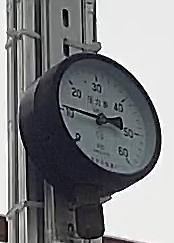
//> input picture work_20190321/source_pic/target_0.bmp, 174 x 243 px
$ ./machine_vision_process_v6_Liunx   (built with g++ and OpenCV 4)
//> lines starting //> are read from the running program, lines starting //| are printed output that depends on the picture; after the words box and inside, x2 and y2 are one past the last pixel; in counts of white or black regions, pixels touching at a corner belong together; pictures that were not available may be replaced by others from this repository, and a replacement may not be noted
//> in AdjustAngle, temp_Img is the input picture: 243 rows x 174 cols, CV_8UC3; mean B, G, R 131, 128.9, 127.3
### work_20190321/v1/machine_vision_process_v6_Liunx.h
#ifndef INCLUDE_H
#define INCLUDE_H
#pragma once

#include <opencv2/opencv.hpp>
#include <opencv2/xfeatures2d.hpp>

using namespace std;
using namespace cv;
using namespace cv::xfeatures2d;

// 云台、相机参数输入
typedef struct ptz_camera_in
{
	int zoom0;                 //第1步放大及调焦值
	int focus0;
	int zoom1;                 //第2步放大及调焦值
	int focus1;
	int zoom2;                 //第3步放大及调焦值
	int focus2;
	float H1;                  //第1步云台水平角度
	float V1;                  //云台垂直角度
	float deltaH1;             //第2步云台水平角度 = H1 + deltaH1
	float deltaV1;             //第2步云台垂直角度 = V1 + deltaV1
	float deltaH2;             //第3步云台水平角度 = H1 + deltaH2
	float deltaV2;             //第3步云台垂直角度 = V1 + deltaV2
} ptz_camera_i;

// 云台、相机参数输出
typedef struct ptz_camera_out
{
	int zoom;        //相机变倍值
	int focus;	     //相机聚焦值
	float H;	     //云台水平角度
	float V;	     //云台垂直角度

	// 区域聚焦
	int x1; //左上角点横坐标
	int y1; //左上角点纵坐标
	int x2; //右下角点横坐标
	int y2; //右下角点纵坐标
	int RegionFocus_En; //区域聚焦使能位

	// 以下参数未使用到
	char WDR;	             //相机宽动态功能   0-不启用，1-启用，2-自动
	char WDRLevel1;          //宽动态等级，0-F
	char BackLight;		     //相机背光补偿功能，0-off，1-UP，2-DOWN，3-LEFT，4-RIGHT，5-MIDDLE，6-自定义，10-开，11-自动，12-多区域背光补偿
	int iris;	             //相机光圈值
	int shutter;	         //相机快门值
	char ExposureMode;       //相机曝光模式，0-手动模式，1-自动曝光，2-光圈优先，3-快门优先，4-增益优先
	string ImagePath;        //相机拍照保存的路径
} ptz_camera_o;

//结果输出
typedef struct roiResult
{
	int Category;      //识别区域类型
	int Roi_num;       //识别区域数目
	float Value[2];    //识别区域数值
	int Status[50];    //识别区域状态(0或1)
	int Float0_int1;   //读数类型
}roiResult_s;


// 脱机算法纠偏函数
//[in]szScriptPath:脚本路径
//[in]szPicPath : 图片路径
//[in]Zoom : 第一步相机倍率
//[in|out]pX : 水平方向偏差值
//[in|out]pY : 垂直方向偏差值
// 返回值
// 成功 0
// 失败 -1
int AdjustAngle( char *szScriptPath, char *szPicPath, int Zoom, float *pX, float *pY);


// 功能描述：脱机识别算法接口
// 参数描述：szScriptPath:脚本路径
//           szPicPath: 图片路径
//           bestImg_Path 结果图路径
//           Step 步数次数
//           ptz_camera_i 云台、相机参数输入结构体
//           ptz_camera_o 云台、相机参数输出结构体
//           roiResult_s  结果值输出
// 返回值： -1或0或1 （-1识别失败，0再次进入算法 1识别成功）
int machine_vision_process_v6_Liunx( char* temp_Path, char* srcImg_Data, char* bestImg_Path, int Step,
	ptz_camera_i*Ptz_Camera_i, ptz_camera_o*Ptz_Camera_o, roiResult_s*results);


#endif

### work_20190321/v1/machine_vision_process_v6_Liunx.cpp
#include"machine_vision_process_v6_Liunx.h"


typedef struct Match {
	bool Successflag;
	Mat match_H;
	Mat drawImg;
	vector<Point2f> objPoints;
}Matches;


//倍率对应水平视角列表
float fHorizonTable[33] = { 30.1, 28.6, 27.2, 25.9, 24.75, 23.44, 22.3, 21.13, 19.95, 18.95, 17.94, 16.91, 15.88, 14.83, 13.88, 12.82,
11.96, 11.1, 10.23, 9.36, 8.48, 7.82, 7.05, 6.38, 5.71, 5.16, 4.6, 4.04, 3.59, 3.26, 2.81, 2.36, 1.85 };

/**************************************************************************
*  函数名称: Pshitf_angle
*  函数说明：计算云台角度与倍率关系
*  创 建 者：玉正英
*  返 回 值: 无
*  参    数: 倍率,水平偏差,垂直偏差,水平角度，垂直角度
**************************************************************************/
void Pshitf_angle(int nZoom, int offest_X, int offest_Y, float &Pshift_H, float &Pshift_V)
{
	nZoom = nZoom < 0 ? 0 : nZoom;
	nZoom = nZoom > 0x4000 ? 0x4000 : nZoom;  //16384

	double nZoomIndex = nZoom / 512.0;
	double dAngleH;
	if (nZoomIndex >= 32)
	{
		dAngleH = fHorizonTable[32];
	}
	else
	{
		int leftIndex = int(nZoomIndex);
		int rightIndex = int(nZoomIndex) + 1;
		dAngleH = fHorizonTable[leftIndex] + (nZoomIndex - int(nZoomIndex))*(fHorizonTable[rightIndex] - fHorizonTable[leftIndex]);
	}
	//cout << "dAngleH = " << dAngleH << endl;

	//水平方向的纠偏角度
	float Ave_angleH = dAngleH / 960;
	Pshift_H = Ave_angleH * offest_X; //水平方向纠偏角度
									  //Anlgle_H/960：水平方向每个像素所占的角度值
									  //cout << "Pshift_H = "<< Pshift_H << endl;

									  // fVerticalHorizonRatio：宽高比 1080 除 1920 = 0.5625
	double dAngleV = (dAngleH * 0.5625);
	//cout << "dAngleV = " << dAngleV << endl;

	//垂直方向的纠偏角度
	float Ave_angleV = dAngleV / 540;
	Pshift_V = Ave_angleV * offest_Y;  //垂直方向纠偏角度
									   //Anlgle_V/540：垂直方向每个像素所占的角度值
									   //cout << "Pshift_V = "<< Pshift_V << endl;
}


//获取原始位置中心
Point Get_OrigionPos_center(Mat temp_Img, Mat src_Img)
{
	int resultImg_cols = src_Img.cols - temp_Img.cols + 1;
//> resultImg_cols = 1
	int resultImg_rows = src_Img.rows - temp_Img.rows + 1;
//> resultImg_rows = 1
	Mat resultImg;
	double minValue, maxValue;
	Point minLoc, maxLoc;
	resultImg = Mat::zeros(resultImg_cols, resultImg_rows, CV_32FC1);   //初始化；
//> resultImg = [0]
	matchTemplate(src_Img, temp_Img, resultImg, TM_CCOEFF_NORMED);
//> resultImg = [1]
	minMaxLoc(resultImg, &minValue, &maxValue, &minLoc, &maxLoc);
//> minValue = 1; maxValue = 1; minLoc = Point(0, 0); maxLoc = Point(0, 0)

	//识别区域坐标
	Point matchCenter;
	matchCenter.x = maxLoc.x + temp_Img.cols / 2;
//> matchCenter = Point(87, 0)
	matchCenter.y = maxLoc.y + temp_Img.rows / 2;
//> matchCenter = Point(87, 121)
	rectangle(src_Img, Point(maxLoc.x, maxLoc.y), Point(maxLoc.x + temp_Img.cols, maxLoc.y + temp_Img.rows), Scalar(0, 255, 0), 2);
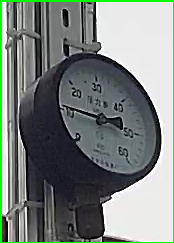
//> src_Img: 243 rows x 174 cols, CV_8UC3; 2.94% of pixels changed, all inside (x1, y1, x2, y2) = (0, 0, 174, 243)

	/*imshow("matchTemplate", src_Img);*/
	return matchCenter;
}


/**************************************************************************
*  函数名称: featureMatch
*  函数说明：match_Feedback子函数 图像匹配 获取单应矩阵
*  创 建 者：玉正英
*  修改日期: 7月9日
*  返 回 值: H矩阵,显示图像,是否匹配成功flag
*  参    数: 目标图,场景图,Hessian值,H矩阵,显示图像,是否匹配成功flag
**************************************************************************/
Matches featureMatch(Mat objectImg, Mat sceneImg, int Hessian, Matches matches)
{
	Matches Match = matches;
	//关键点检测
	Ptr<SurfFeatureDetector> detector = SurfFeatureDetector::create(100);
	vector<KeyPoint> keypoints_object, keypoints_scene;
	detector->detect(objectImg, keypoints_object);
	detector->detect(sceneImg, keypoints_scene);

	if (keypoints_scene.size()<10 || keypoints_object.size()<10)
	{
		Match.Successflag = false;
		return Match;
	}

	// [10 lines of commented-out code are left out]
	Mat descriptors_object, descriptors_scene;
	detector->detectAndCompute(objectImg, Mat(), keypoints_object, descriptors_object);
	detector->detectAndCompute(sceneImg, Mat(), keypoints_scene, descriptors_scene);
	/*cout << "keypoint_object size:" << keypoints_object.size() << endl;
	cout << "keypoints_scene size:" << keypoints_scene.size() << endl;*/

	//使用FLANN匹配算子进行匹配
	FlannBasedMatcher matcher;
	vector<DMatch> mach;
	matcher.match(descriptors_object, descriptors_scene, mach);;

	//计算出关键点之间距离的最大值和最小值
	double Max_dist = 0.0;
	double Min_dist = 100000.0;
	for (int i = 0; i < descriptors_object.rows; i++)
	{
		double dist = mach[i].distance;
		if (dist < Min_dist)Min_dist = dist;
		if (dist > Max_dist)Max_dist = dist;
	}

	int Min_dist_times = 2;         //最小距离倍数（初始化为2）
	int Angle_filter_number = 0;    //记录距离过滤后点对数目
	int Distance_filter_number = 0; //记录距离过滤后点对数目
	while (Min_dist_times <= 5)
	{
		//计算出关键点之间距离的最大值和最小值
		vector<DMatch>good_matches;
		for (int i = 0; i < descriptors_object.rows; i++)
		{
			if (mach[i].distance < Min_dist_times * Min_dist)
				good_matches.push_back(mach[i]);
		}
		Mat img_maches;
		drawMatches(objectImg, keypoints_object, sceneImg, keypoints_scene, good_matches, img_maches);
		/*cout << " good_matches :" << good_matches.size() <<endl;*/
		/*imshow("img_maches",img_maches);
		waitKey(0);*/

		//计算匹配点对的角度和距离
		vector<int> Keypoints_angle;
		vector<int> Keypoints_distance;
		for (unsigned int i = 0; i < good_matches.size(); i++)
		{
			Keypoints_angle.push_back(atan((keypoints_object[good_matches[i].queryIdx].pt.y - keypoints_scene[good_matches[i].trainIdx].pt.y)
				/ (keypoints_object[good_matches[i].queryIdx].pt.x - keypoints_scene[good_matches[i].trainIdx].pt.x)) * 180 / CV_PI + 0.5);

			Keypoints_distance.push_back(sqrt(pow(abs(keypoints_object[good_matches[i].queryIdx].pt.y - keypoints_scene[good_matches[i].trainIdx].pt.y), 2)
				+ pow(abs(keypoints_object[good_matches[i].queryIdx].pt.x - keypoints_scene[good_matches[i].trainIdx].pt.x), 2)) + 0.5);
		}
		/*imshow("img_maches", img_maches);
		waitKey(0);*/
		//备份（防止重新排序之后index值会打乱）
		vector<int> Keypoints_angle_colne = Keypoints_angle;
		vector<int> Keypoints_distance_colne = Keypoints_distance;

		//找出元素相等最多的角度值和数目
		sort(Keypoints_angle.begin(), Keypoints_angle.end());
		int value_angle = 0;
		int value_angle_pre = 0;
		int angle_value = 0;
		int count_angle = 0;
		int min_value = 0;
		for (int i = 0; i < Keypoints_angle.size(); i++)
		{
			value_angle = Keypoints_angle[i];
			//cout << "value_angle = " << value_angle << endl;
			if (value_angle == value_angle_pre)
			{
				count_angle++;
				if (count_angle > min_value)
				{
					min_value = count_angle;
					angle_value = Keypoints_angle[i];
				}
			}
			else {
				count_angle = 0;
			}
			value_angle_pre = value_angle;
		}

		// [7 lines of commented-out code are left out]

		//cout<<"/******************************************/"<<endl;
		//cout << "angle_value = " << angle_value << endl;

		//角度过滤后比配点
		Angle_filter_number = 0;
		int angle_thresh = 2;  //角度范围值
		vector<int>good_Keypoints_distance;
		vector<int>good_Keypoints_index;
		for (unsigned int i = 0; i < good_matches.size(); i++)
		{
			if ((Keypoints_angle_colne[i] >(angle_value - angle_thresh)) &&
				(Keypoints_angle_colne[i] < (angle_value + angle_thresh))) //选出角度相等对应的距离
			{
				good_Keypoints_distance.push_back(Keypoints_distance_colne[i]);
				Angle_filter_number++;
				good_Keypoints_index.push_back(i);
				//cout << "it_angle"<<i<<":"<< Keypoints_angle_colne[i] <<endl;
				//cout << "Keypoints_distance_colne:" << Keypoints_distance_colne[i] << endl;
			}
		}
		if (Angle_filter_number < 12)
		{
			Min_dist_times++;
			Match.Successflag = false;
			continue;
		}
		//cout << "Angle_filter_number: " << Angle_filter_number <<endl;

		//求余取整
		sort(good_Keypoints_distance.begin(), good_Keypoints_distance.end());
		vector<int>good_Keypoints_distance_int;
		for (int i = 0; i < good_Keypoints_distance.size(); i++)
		{
			//cout << "good_Keypoints_distance : " << good_Keypoints_distance[i] << endl;
			good_Keypoints_distance_int.push_back(int(good_Keypoints_distance[i] / 10) * 10);
		}
		//筛选的距离进行大小排序
		sort(good_Keypoints_distance_int.begin(), good_Keypoints_distance_int.end());
		// [6 lines of commented-out code are left out]
		int value_distance = 0;
		int value_distance_pre = 0;
		int distance_value = 0;
		int count_distance = 0;
		int min_distance_value = 0;
		int distanceIndex = 0;
		for (int i = 0; i < good_Keypoints_distance_int.size(); i++)
		{
			value_distance = good_Keypoints_distance_int[i];
			//cout << "value_distance = " << value_distance << endl;
			if (value_distance == value_distance_pre)
			{
				count_distance++;
				if (count_distance > min_distance_value)
				{
					min_distance_value = count_distance;
					distance_value = good_Keypoints_distance_int[i];
					distanceIndex = i;
				}
			}
			else {
				count_distance = 0;
			}
			value_distance_pre = value_distance;
		}

		//选出距离相等数目最多的中间值
		int middle_distance = good_Keypoints_distance[distanceIndex - (min_distance_value / 2.0)];
		// [13 lines of commented-out code are left out]
		int distance_thresh = 18;   //距离范围值
		vector<Point2f> obj;
		vector<Point2f> scene;
		vector<DMatch> best_matches;
		Distance_filter_number = 0;
		for (unsigned int i = 0; i < good_Keypoints_index.size(); i++)
		{
			if ((Keypoints_distance_colne[good_Keypoints_index[i]] >(middle_distance - distance_thresh)) &&
				(Keypoints_distance_colne[good_Keypoints_index[i]] < (middle_distance + distance_thresh)))
			{
				//cout << "it_diatance"<<Distance_filter_number<<":"<< Keypoints_distance_colne[good_Keypoints_index[i]] << endl;
				obj.push_back(keypoints_object[good_matches[good_Keypoints_index[i]].queryIdx].pt);
				scene.push_back(keypoints_scene[good_matches[good_Keypoints_index[i]].trainIdx].pt);
				best_matches.push_back(good_matches[good_Keypoints_index[i]]);
				Distance_filter_number++;
				/*cout << "Keypoints_distance_colne:" << Keypoints_distance_colne[i] << endl;*/
			}
		}
		Match.objPoints = obj;
		//cout << "Distance_filter_number: " << Distance_filter_number <<endl;

		//计算场景图特征点相同点数（如果形同点数相同过多图像匹配不上）
		int maxCnt = 1;
		for (int i = 0; i < scene.size(); i++) {
			int cnt = count(scene.begin(), scene.end(), scene[i]);
			if (cnt > maxCnt) {
				maxCnt = cnt;
			}
		}
		/*cout << "maxCnt : " << maxCnt << endl;*/
		int samePoint_scale = scene.size() / maxCnt;
		/*cout << "Same Point:" << samePoint_scale << endl;*/
		//小于12对特征点返回
		if (Distance_filter_number < 10 || samePoint_scale < 3)
		{
			Min_dist_times++;
			Match.Successflag = false;
			continue;
		}
		else
		{
			Match.Successflag = true;
			Match.match_H = findHomography(obj, scene, RANSAC);
			drawMatches(objectImg, keypoints_object, sceneImg, keypoints_scene, best_matches, Match.drawImg,
				Scalar::all(-1), Scalar::all(-1), vector<char>(), DrawMatchesFlags::NOT_DRAW_SINGLE_POINTS);
			break;
		}
	}
	// [5 lines of commented-out code are left out]
	return Match;
}

/**************************************************************************
*  函数名称: match_Feedback
*  函数说明：获取匹配中心
*  创 建 者：玉正英
*  返 回 值: 匹配成功返回1,否则返回-1
*  参    数: 目标图,场景图,匹配中心，文件目录
**************************************************************************/
void match_Feedback(Mat &temp_Img, Mat &src_Img, Point &matchCenter)
{
	/************特征点匹配***********/
	Mat temp_Img_resize;
	Mat src_Img_resize;
	Matches temp_src_match;      //初始化

	Mat temp_Img_clone = temp_Img.clone();
	Mat src_Img_clone = src_Img.clone();

	//图像降采样
	resize(temp_Img, temp_Img_resize, Size(temp_Img.cols / 2, temp_Img.rows / 2));
	resize(src_Img, src_Img_resize, Size(src_Img.cols / 2, src_Img.rows / 2));
	temp_src_match = featureMatch(temp_Img_resize, src_Img_resize, 20, temp_src_match);
	//cout << "Match flag:" << temp_src_match.Successflag << endl;

	if (temp_src_match.Successflag && !temp_src_match.match_H.empty())   //特征匹配成功
	{
		//模板图中心
		int src_center_x = temp_Img_resize.cols / 2;
		int src_center_y = temp_Img_resize.rows / 2;

		//计算obj图特征点中心
		long int objPoint_total_X = 0;
		long int objPoint_total_Y = 0;
		for (int i = 0; i < temp_src_match.objPoints.size(); i++)
		{
			objPoint_total_X += temp_src_match.objPoints[i].x;
			objPoint_total_Y += temp_src_match.objPoints[i].y;
		}
		Point2f objCenter_Keypoint;
		objCenter_Keypoint.x = objPoint_total_X / temp_src_match.objPoints.size();
		objCenter_Keypoint.y = objPoint_total_Y / temp_src_match.objPoints.size();

		//模板图中心与obj图特征点中心距离
		Point2f srcCenter_objCenter_distance;
		srcCenter_objCenter_distance.x = src_center_x - objCenter_Keypoint.x;
		srcCenter_objCenter_distance.y = src_center_y - objCenter_Keypoint.y;

		//校正点位
		vector<Point2f> obj_corners(5);
		obj_corners[0] = Point(0, 0);
		obj_corners[1] = Point(temp_Img_resize.cols, 0);
		obj_corners[2] = Point(temp_Img_resize.cols, temp_Img_resize.rows);
		obj_corners[3] = Point(0, temp_Img_resize.rows);
		obj_corners[4] = objCenter_Keypoint;
		vector<Point2f> scene_corners(5);

		//进行透视变换
		perspectiveTransform(obj_corners, scene_corners, temp_src_match.match_H);

		//绘制出角点之间的直线
		Mat last_maches = temp_src_match.drawImg;
		Mat Keypoints_maches = last_maches.clone();
		line(Keypoints_maches, scene_corners[0] + Point2f(static_cast<float>(temp_Img_resize.cols), 0), scene_corners[1] + Point2f(static_cast<float>(temp_Img_resize.cols), 0), Scalar(255, 0, 0), 2);
		line(Keypoints_maches, scene_corners[1] + Point2f(static_cast<float>(temp_Img_resize.cols), 0), scene_corners[2] + Point2f(static_cast<float>(temp_Img_resize.cols), 0), Scalar(255, 0, 0), 2);
		line(Keypoints_maches, scene_corners[2] + Point2f(static_cast<float>(temp_Img_resize.cols), 0), scene_corners[3] + Point2f(static_cast<float>(temp_Img_resize.cols), 0), Scalar(255, 0, 0), 2);
		line(Keypoints_maches, scene_corners[3] + Point2f(static_cast<float>(temp_Img_resize.cols), 0), scene_corners[0] + Point2f(static_cast<float>(temp_Img_resize.cols), 0), Scalar(255, 0, 0), 2);
		//circle(last_maches, (scene_corners[4] + Point2f(static_cast<float>(temp_Img_resize.cols), 0)), 3, Scalar(255, 255, 0), -1);
		circle(last_maches, (scene_corners[4] + Point2f(static_cast<float>(temp_Img_resize.cols), 0)), 3, Scalar(0, 0, 255), -1);
		circle(last_maches, (scene_corners[4] + Point2f(static_cast<float>(temp_Img_resize.cols), 0) + srcCenter_objCenter_distance), 3, Scalar(255, 0, 0), -1);
		//circle(last_maches, obj_corners[4], 3, Scalar(255, 255, 0), -1);
		circle(last_maches, objCenter_Keypoint, 3, Scalar(0, 0, 255), -1);
		circle(last_maches, objCenter_Keypoint + srcCenter_objCenter_distance, 3, Scalar(255, 0, 0), -1);

		//imshow("Keypoints_maches", Keypoints_maches);

		//rectangle(last_maches, Point(scene_corners[4].x + src_center_x, scene_corners[4].y - src_center_y),
		//Point(scene_corners[4].x + 3*src_center_x, scene_corners[4].y + src_center_y), Scalar(255, 0, 255), 2, 8);

		//匹配中心(由于前面降采样一倍，需要还原回来中心*2)
		matchCenter.x = (scene_corners[4].x + srcCenter_objCenter_distance.x) * 2;
		matchCenter.y = (scene_corners[4].y + srcCenter_objCenter_distance.y) * 2;

		//drawCross(last_maches, (scene_corners[4] + Point2f(static_cast<float>(temp_Img_resize.cols), 0) + srcCenter_objCenter_distance), Scalar(0, 255, 0), 30, 1);
		//透视后中心
		rectangle(last_maches, Point(scene_corners[4].x + srcCenter_objCenter_distance.x + src_center_x, scene_corners[4].y + srcCenter_objCenter_distance.y - src_center_y),
			Point(scene_corners[4].x + srcCenter_objCenter_distance.x + 3 * src_center_x, scene_corners[4].y + srcCenter_objCenter_distance.y + src_center_y), Scalar(255, 0, 0), 2, 8);
		// [18 lines of commented-out code are left out]
	}
	else  //模板匹配
	{
		int resultImg_cols = src_Img.cols - temp_Img.cols + 1;
		int resultImg_rows = src_Img.rows - temp_Img.rows + 1;
		Mat resultImg;
		double minValue, maxValue;
		Point minLoc, maxLoc;
		resultImg = Mat::zeros(resultImg_cols, resultImg_rows, CV_32FC1);   //初始化；
		matchTemplate(src_Img, temp_Img, resultImg, TM_CCOEFF_NORMED);
		minMaxLoc(resultImg, &minValue, &maxValue, &minLoc, &maxLoc);

		cout << "maxValue : " << maxValue << endl;
		//if (maxValue < 0.18)
		//	return -1;

		//识别区域坐标
		matchCenter.x = maxLoc.x + temp_Img.cols / 2;
		matchCenter.y = maxLoc.y + temp_Img.rows / 2;

		//drawCross(src_Img_clone, matchCenter, Scalar(0, 0, 255), 30, 2);
		rectangle(src_Img_clone, Point(maxLoc.x, maxLoc.y), Point(maxLoc.x + temp_Img.cols, maxLoc.y + temp_Img.rows), Scalar(0, 255, 0), 2);
		/*imshow("matchImage222",src_Img_clone);*/

		resultImg.release();
	}
}

// 脱机算法纠偏函数
//[in]szScriptPath:脚本路径
//[in]szPicPath : 图片路径
//[in]Zoom : 第一步相机倍率
//[in|out]pX : 水平方向偏差值
//[in|out]pY : 垂直方向偏差值
// 返回值
// 成功 0
// 失败 - 1

int AdjustAngle(char *szScriptPath, char *szPicPath, int Zoom, float *pX, float *pY)
{
	*pX = 0;
	*pY = 0;
	char temp_file[256];
	sprintf(temp_file, "%s/target_0.bmp", szScriptPath);
	Mat temp_Img = imread(temp_file);
	if (temp_Img.empty()){
		cout << "temp_Img is empty!!!" << endl;
		return -1;
	}

	//获取原始中心值
	char source_file[256];
	sprintf(source_file, "%s/source_0.bmp", szScriptPath);
	Mat source_Img = imread(source_file);
	if (source_Img.empty()) {
		cout << "source_Img is empty!!!" << endl;
		return -1;
	}
	Point OrigionCenter; //原始位置中心
	OrigionCenter = Get_OrigionPos_center(temp_Img, source_Img);
//> OrigionCenter = Point(87, 121)
	cout << "OrigionCenter : " << OrigionCenter << endl;
//| OrigionCenter : [87, 121]

	//计算匹配中心
	Mat src_Img = imread(szPicPath);
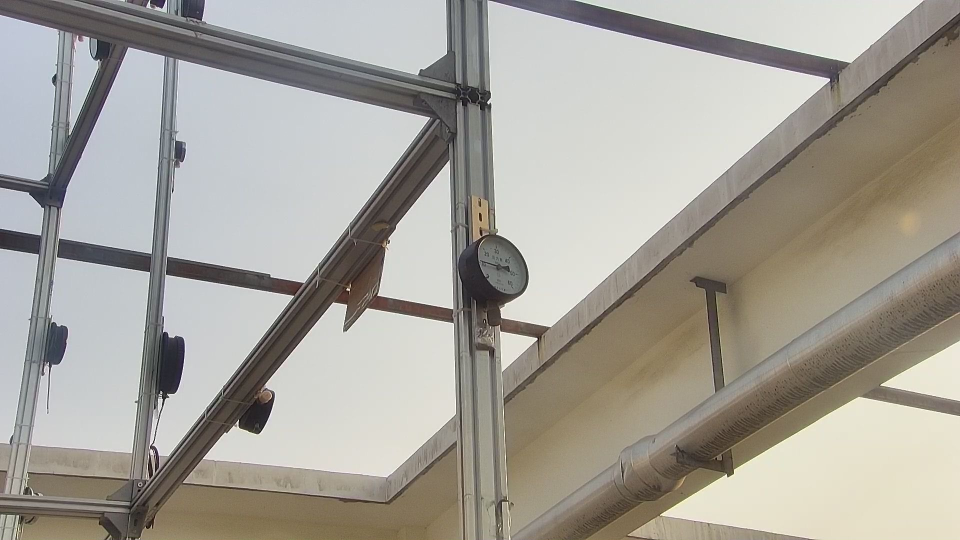
//> input picture work_20190321/origin/form4__0_2019-3-20-16-57-26/srcImg.jpg, 1920 x 1080 px (shown at 1/2 size)
//> src_Img is the input picture: 1080 rows x 1920 cols, CV_8UC3; mean B, G, R 153.8, 161.7, 165.3
	if (src_Img.empty()){
		cout << "src_Img is empty!!!" << endl;
		return -1;
	}
	Point matchCenter;     //匹配中心
	match_Feedback(temp_Img, src_Img, matchCenter);
//> in match_Feedback, `resize(temp_Img, temp_Img_resize, Size(temp_Img.cols / 2, temp_Img.row..`:
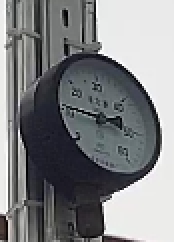
//> temp_Img_resize: 121 rows x 87 cols, CV_8UC3 (shown 2 times larger); mean B, G, R 130.9, 128.8, 127.2
//> in match_Feedback, `resize(src_Img, src_Img_resize, Size(src_Img.cols / 2, src_Img.rows / ..`:
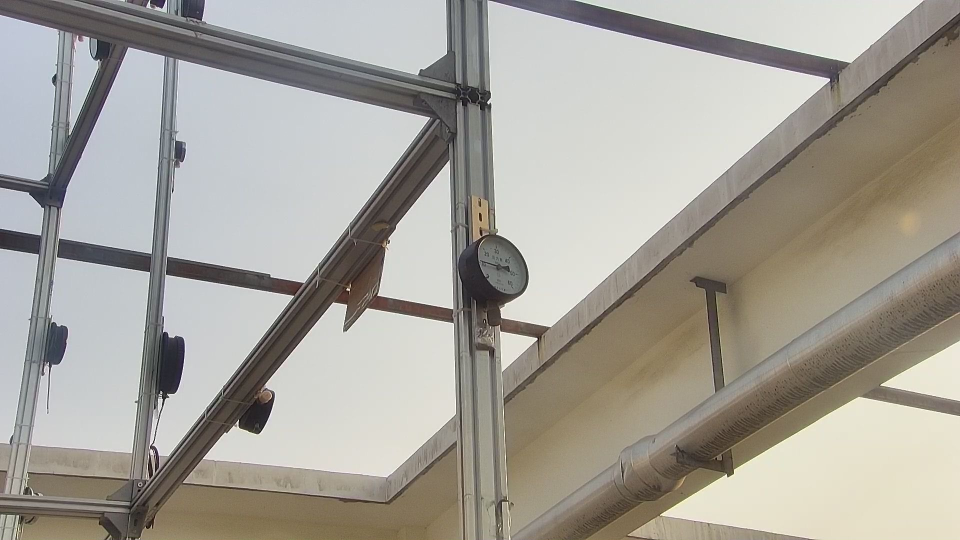
//> src_Img_resize: 540 rows x 960 cols, CV_8UC3; mean B, G, R 153.9, 161.8, 165.4
	cout << "matchCenter : " << matchCenter << endl;

	//计算云台偏差角度
	//float Pshift_H, Pshift_V;
	int offest_X = matchCenter.x - OrigionCenter.x;
	int offest_Y = OrigionCenter.y - matchCenter.y;
	Pshitf_angle(Zoom, offest_X, offest_Y, *pX, *pY);

	cout << "------*pX : " << *pX << endl;
	cout << "------*pY : " << *pY << endl;

	return 0;
}


int main()
{

	char* tempImg_Path = "form4__0_2019-3-20-16-57-26";
	char* suorceImg_Path = "form4__0_2019-3-20-16-57-26/srcImg.jpg";
	float shift_pX = 0, shift_pY = 0;
	int flag = -1;
//> (the run ends here: the program stops with an error, at `Ptr<SurfFeatureDetector> detector = SurfFeatureDetector::create(100);`)
